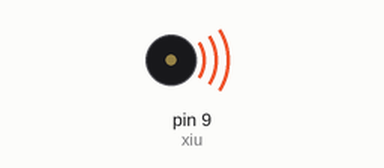
Simulated run of this sketch. Board: Arduino Uno, built with avr-gcc and run on an emulated ATmega328P. Parts: buzzer (waves = sounding).

Above: at 0.5 s.
Timing chart, 0 to 4.6 s (numbered marks = the images above):
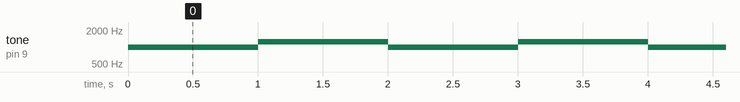

The sketch:

EX4.ino
```cpp
/**********************************************************************************
**                                                                               **
**                             Sirena                                            **
**                          YASSINE ZIANI                                        **
**                                                                               **
**********************************************************************************/
//********** Includes *************************************************************
//********** Variables ************************************************************
const byte xiu = 9; // donar nom al pin 9 de l’Arduino
const byte pot0 = A0; // donar nom al pin A0 de l’Arduino
int valPot0; // guardar valor del potenciometre
//********** Setup ****************************************************************
void setup()
{
pinMode(xiu, OUTPUT);
}
//********** Loop *****************************************************************
void loop()
  {

  tone(xiu, 1000, 1000);
  delay(1000);
  tone(xiu, 1250, 1000);
  delay(1000);
  }
//********** Funcions *************************************************************
```

Measured:
- by itself, tone on pin 9 (xiu): alternates 1250 Hz for 1.0 s and 1000 Hz for 1.0 s
